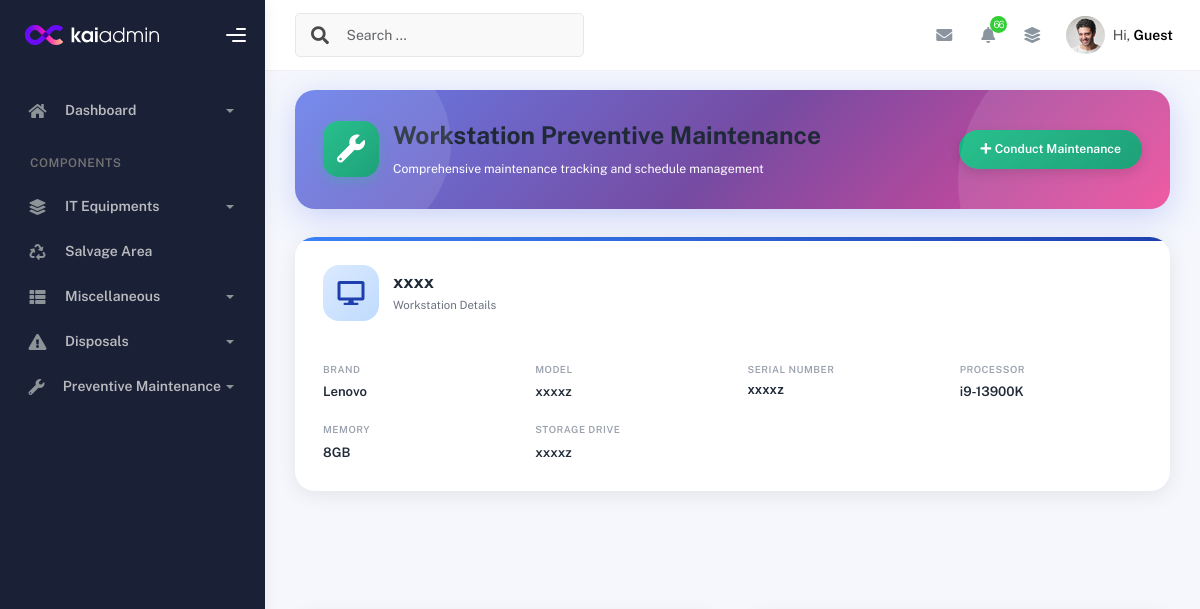
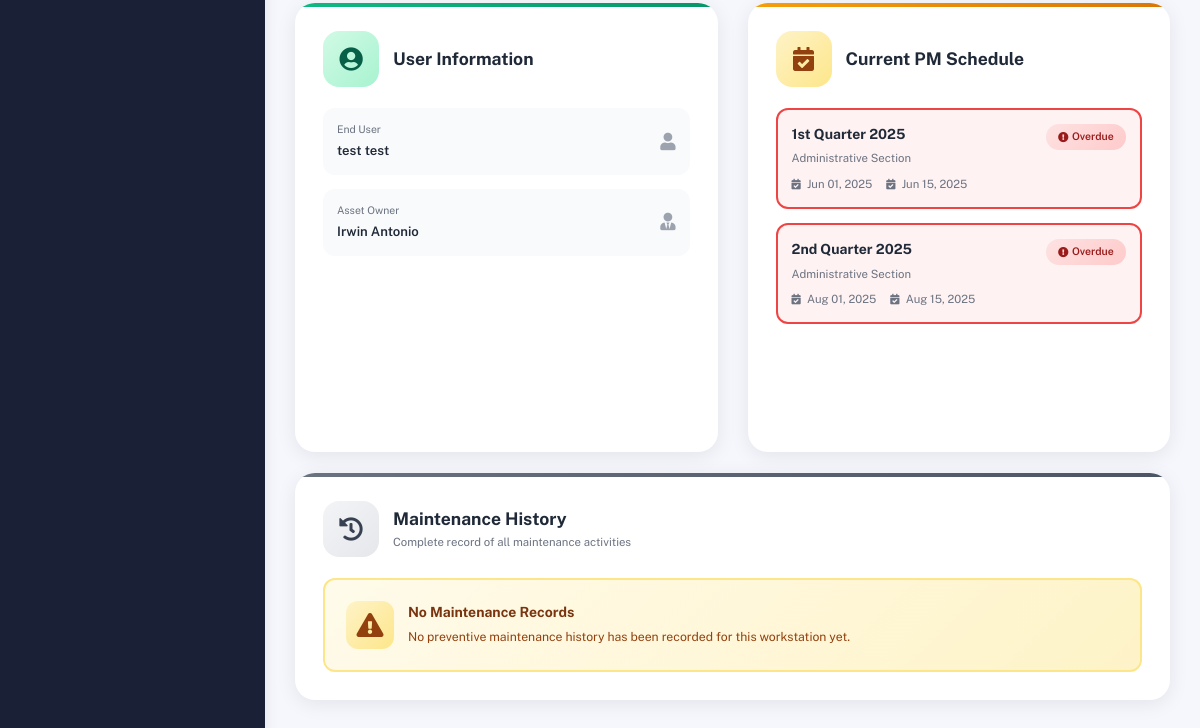
The page /maintenance/history/47/ on the database as committed earlier (2 pictures, top to bottom).
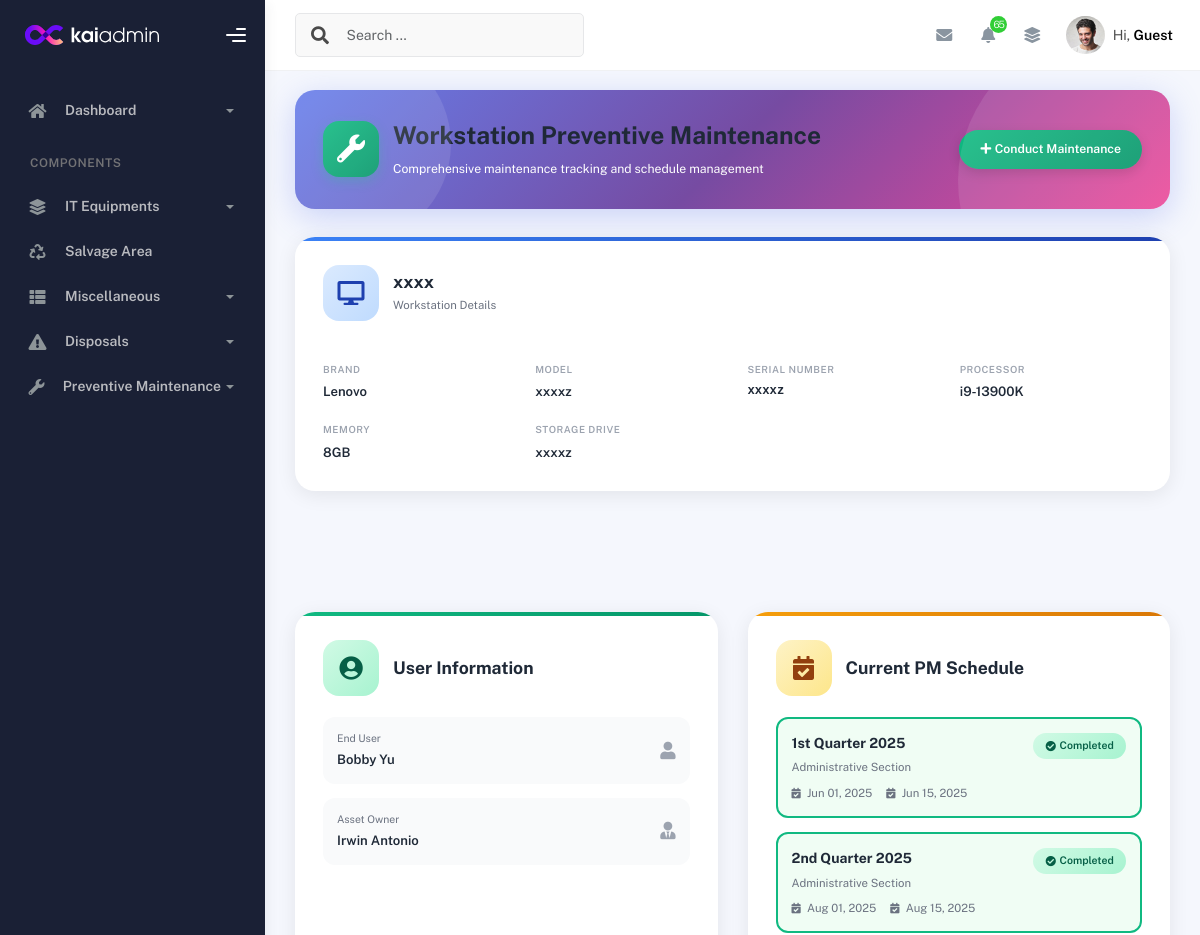
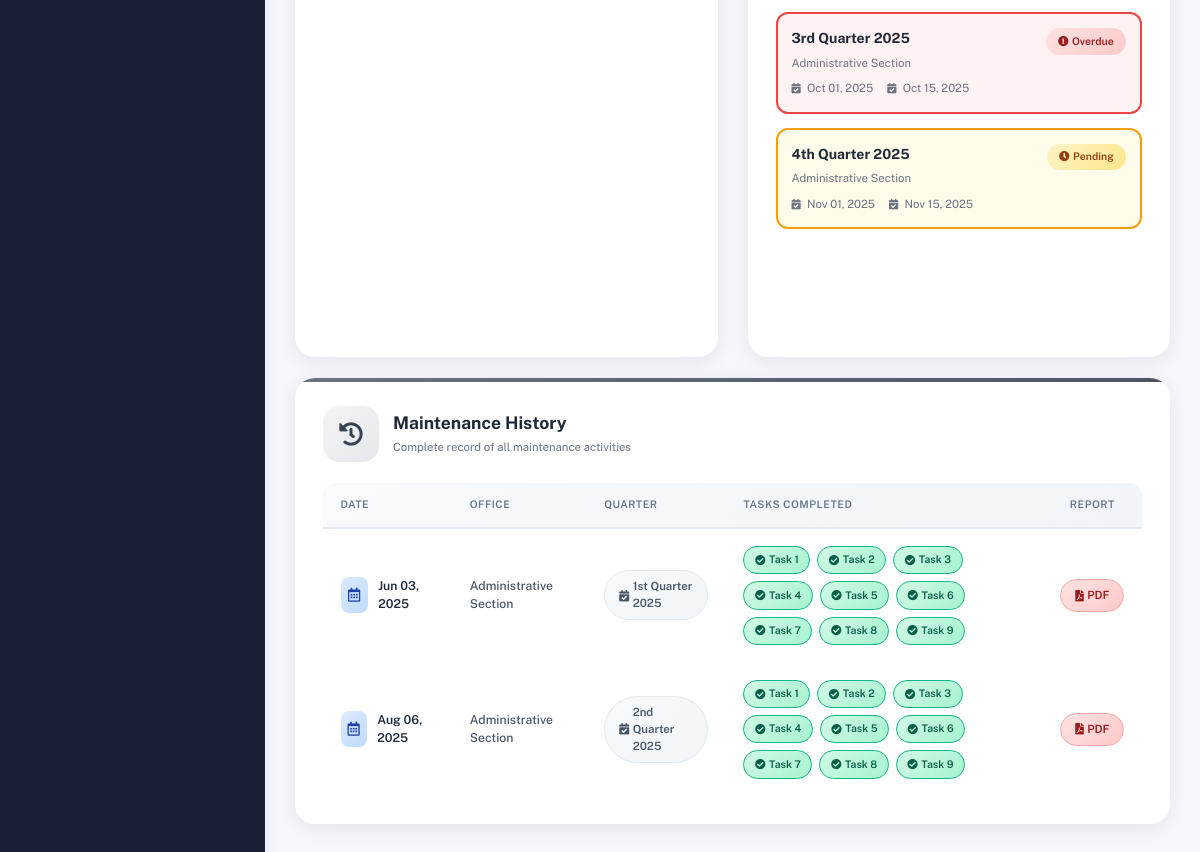
The same page on the database as committed later (2 pictures, top to bottom).
### inventory/models.py (models this page shows, shortened)
class UserDetails(models.Model):
    equipment_package = models.ForeignKey(
        Equipment_Package, on_delete=models.CASCADE,
        null=True, blank=True, related_name='user_details'
    )
    laptop_package = models.ForeignKey(
        'LaptopPackage', on_delete=models.CASCADE,
        null=True, blank=True, related_name='user_details'
    )
    printer_package = models.ForeignKey(
        'PrinterPackage', on_delete=models.CASCADE,
        null=True, blank=True, related_name='user_details'
    )
    user_Enduser = models.ForeignKey(
        'Employee', on_delete=models.SET_NULL,
        null=True, blank=True, related_name='enduser_details'
    )
    user_Assetowner = models.ForeignKey(
        'Employee', on_delete=models.SET_NULL,
        null=True, blank=True, related_name='assetowner_details'
    )
    created_at = models.DateTimeField(auto_now_add=True)

class Employee(models.Model):
    equipment_package = models.ForeignKey(Equipment_Package, on_delete=models.CASCADE, null=True)
    employee_fname = models.CharField(max_length=100, blank=True, null=True)
    employee_mname = models.CharField(max_length=100, blank=True, null=True)
    employee_lname = models.CharField(max_length=100, blank=True, null=True)
    employee_position = models.CharField(max_length=100, blank=True, null=True)
    employee_office_section = models.ForeignKey('OfficeSection', on_delete=models.SET_NULL, null=True, blank=True)
    employee_level = models.CharField(max_length=100, blank=True, null=True)
    employee_status = models.CharField(max_length=100, blank=True, null=True)
    @property
    def full_name(self):
        return f"{self.employee_fname} {self.employee_lname}".strip()

class PMScheduleAssignment(models.Model):
    equipment_package = models.ForeignKey(
        Equipment_Package, on_delete=models.CASCADE,
        related_name='pm_assignments', null=True, blank=True
    )
    laptop_package = models.ForeignKey(
        'LaptopPackage', on_delete=models.CASCADE,
        related_name='pm_assignments', null=True, blank=True
    )
    pm_section_schedule = models.ForeignKey(
        'PMSectionSchedule', on_delete=models.CASCADE,
        related_name='schedule_assignments',
    )
    assigned_date = models.DateField(auto_now_add=True)
    is_completed = models.BooleanField(default=False)
    remarks = models.TextField(blank=True, null=True)

class PMSectionSchedule(models.Model):
    quarter_schedule = models.ForeignKey(QuarterSchedule, on_delete=models.CASCADE, related_name='schedules')
    section = models.ForeignKey(OfficeSection, on_delete=models.CASCADE)
    start_date = models.DateField()
    end_date = models.DateField()
    notes = models.TextField(blank=True, null=True)
    class Meta:
        unique_together = ('quarter_schedule', 'section')

class QuarterSchedule(models.Model):
    QUARTERS = [
        ('Q1', '1st Quarter'),
        ('Q2', '2nd Quarter'),
        ('Q3', '3rd Quarter'),
        ('Q4', '4th Quarter'),
    ]
    year = models.IntegerField()
    quarter = models.CharField(max_length=2, choices=QUARTERS)
    class Meta:
        unique_together = ('year', 'quarter')

class OfficeSection(models.Model):
    name = models.CharField(max_length=255, unique=True)

class PreventiveMaintenance(models.Model):
    equipment_package = models.ForeignKey(
        'Equipment_Package', related_name='maintenances',
        on_delete=models.CASCADE, null=True, blank=True
    )
    laptop_package = models.ForeignKey(
        'LaptopPackage', related_name='maintenances',
        on_delete=models.CASCADE, null=True, blank=True
    )
    pm_schedule_assignment = models.ForeignKey(
        'PMScheduleAssignment', on_delete=models.SET_NULL,
        null=True, blank=True, related_name='maintenances'
    )
    maintenance_date = models.DateField(null=True, blank=True)
    next_schedule = models.DateField(blank=True, null=True)
    performed_by = models.CharField(max_length=255, blank=True, null=True)
    notes = models.TextField(blank=True, null=True)
    is_completed = models.BooleanField(default=True)
    created_at = models.DateTimeField(auto_now_add=True, null=True, blank=True)
    date_accomplished = models.DateField(null=True, blank=True)
    office = models.CharField(max_length=255, blank=True, null=True)
    end_user = models.CharField(max_length=255, blank=True, null=True)
    task_1 = models.BooleanField(default=False)
    note_1 = models.TextField(blank=True, null=True)
    task_2 = models.BooleanField(default=False)
    note_2 = models.TextField(blank=True, null=True)
    task_3 = models.BooleanField(default=False)
    note_3 = models.TextField(blank=True, null=True)
    task_4 = models.BooleanField(default=False)
    note_4 = models.TextField(blank=True, null=True)
    task_5 = models.BooleanField(default=False)
    note_5 = models.TextField(blank=True, null=True)
    task_6 = models.BooleanField(default=False)
    note_6 = models.TextField(blank=True, null=True)
    task_7 = models.BooleanField(default=False)
    note_7 = models.TextField(blank=True, null=True)
    task_8 = models.BooleanField(default=False)
    note_8 = models.TextField(blank=True, null=True)
    task_9 = models.BooleanField(default=False)
    note_9 = models.TextField(blank=True, null=True)

### inventory/views.py (the view)
# urls.py: path('maintenance/history/<int:desktop_id>/', views.maintenance_history_view, name='maintenance_history'),
def maintenance_history_view(request, desktop_id):
    desktop = get_object_or_404(Equipment_Package, pk=desktop_id)
    desktop_details = DesktopDetails.objects.filter(equipment_package=desktop).first()
    user_details = UserDetails.objects.filter(equipment_package=desktop).first()
    maintenance_history = (
        PreventiveMaintenance.objects
        .filter(equipment_package=desktop)
        .select_related('pm_schedule_assignment__pm_section_schedule__quarter_schedule')
        .order_by('date_accomplished')
    )
    latest_pm = maintenance_history.last()
    current_pm_schedule = PMScheduleAssignment.objects.filter(
        equipment_package=desktop
    ).select_related(
        'pm_section_schedule__quarter_schedule',
        'pm_section_schedule__section'
    ).order_by(
        'pm_section_schedule__quarter_schedule__year',
        'pm_section_schedule__quarter_schedule__quarter'
    )
    today = timezone.now().date()
    for schedule in current_pm_schedule:
        end_date = schedule.pm_section_schedule.end_date
        schedule.is_overdue = (not schedule.is_completed) and (end_date < today)
    return render(request, 'maintenance/history.html', {
        'desktop': desktop,
        'desktop_details': desktop_details,
        'user_details': user_details,
        'maintenance_history': maintenance_history,
        'maintenance_records': maintenance_history,
        'pm': latest_pm,
        'current_pm_schedule': current_pm_schedule,  # New table data
    })

### inventory/models.py (called while the page is built)
    def __str__(self):
        return self.name

### inventory/templatetags/custom_filters.py (called while the page is built)
@register.filter
def get_attr(obj, attr_name):
    return getattr(obj, attr_name, None)

### templates/maintenance/history.html (shortened to what the changed rows need)
{% extends 'base.html' %}
{% load custom_filters %}
{% load static %}
{% block content %}
{% now "Y-m-d" as today %}
<div class="container">
  <div class="page-inner py-4">
    <div class="row g-4 mt-2">
      {% if user_details %}
      <div class="col-lg-6">
        <div class="premium-info-card gradient-success h-100">
          <div class="premium-info-header">
            <div class="premium-info-icon-badge success">
              <i class="fa fa-user-circle"></i>
            </div>
            <h5 class="premium-info-title">User Information</h5>
          </div>
          <div class="premium-user-items">
            <div class="premium-user-item">
              <div>
                <span class="premium-user-label">End User</span>
                <span class="premium-user-value">{{ user_details.user_Enduser.full_name|default:"Not Assigned" }}</span>
              </div>
              <i class="fa fa-user"></i>
            </div>
            <div class="premium-user-item">
              <div>
                <span class="premium-user-label">Asset Owner</span>
                <span class="premium-user-value">{{ user_details.user_Assetowner.full_name|default:"Not Assigned" }}</span>
              </div>
              <i class="fa fa-user-tie"></i>
            </div>
          </div>
        </div>
      </div>
      {% endif %}
      {% if current_pm_schedule %}
      <div class="col-lg-6">
        <div class="premium-info-card gradient-warning h-100">
          <div class="premium-schedule-list">
            {% for schedule in current_pm_schedule %}
            <div class="premium-schedule-item {% if schedule.is_completed %}completed{% elif schedule.is_overdue %}overdue{% else %}pending{% endif %}">
              <div class="d-flex justify-content-between align-items-start mb-2">
                <div>
                  <h6 class="premium-schedule-title">{{ schedule.pm_section_schedule.quarter_schedule.get_quarter_display }} {{ schedule.pm_section_schedule.quarter_schedule.year }}</h6>
                  <p class="premium-schedule-section">{{ schedule.pm_section_schedule.section.name }}</p>
                </div>
                {% if schedule.is_completed %}
                  <span class="premium-schedule-badge completed">
                    <i class="fa fa-check-circle me-1"></i>Completed
                  </span>
                {% elif schedule.is_overdue %}
                  <span class="premium-schedule-badge overdue">
                    <i class="fa fa-exclamation-circle me-1"></i>Overdue
                  </span>
                {% else %}
                  <span class="premium-schedule-badge pending">
                    <i class="fa fa-clock me-1"></i>Pending
                  </span>
                {% endif %}
              </div>
              <div class="premium-schedule-dates">
                <span>
                  <i class="fa fa-calendar-check me-1"></i>
                  {{ schedule.pm_section_schedule.start_date|date:"M d, Y" }}
                </span>
                <span>
                  <i class="fa fa fa-calendar-check me-1"></i>
                  {{ schedule.pm_section_schedule.end_date|date:"M d, Y" }}
                </span>
              </div>
            </div>
            {% endfor %}
          </div>
        </div>
      </div>
      {% endif %}
    </div>
    <div class="premium-info-card gradient-secondary mt-4">
      {% if maintenance_records %}
      <div class="table-responsive mt-3">
        <table class="premium-history-table">
          <thead>
            <tr>
              <th>Date</th>
              <th>Office</th>
              <th>Quarter</th>
              <th>Tasks Completed</th>
              <th class="text-center">Report</th>
            </tr>
          </thead>
          <tbody>
            {% for record in maintenance_records %}
            <tr>
              <td>
                <div class="premium-history-date">
                  <div class="premium-history-date-icon">
                    <i class="far fa-calendar-alt"></i>
                  </div>
                  <span>{{ record.date_accomplished|date:"M d, Y" }}</span>
                </div>
              </td>
              <td>
                <span class="premium-history-office">{{ record.office }}</span>
              </td>
              <td>
                {% if record.pm_schedule_assignment and record.pm_schedule_assignment.pm_section_schedule %}
                  <span class="premium-history-quarter">
                    <i class="fa fa-calendar-check me-1"></i>
                    {{ record.pm_schedule_assignment.pm_section_schedule.quarter_schedule.get_quarter_display }}
                    {{ record.pm_schedule_assignment.pm_section_schedule.quarter_schedule.year }}
                  </span>
                {% else %}
                  <span class="text-muted">—</span>
                {% endif %}
              </td>
              <td>
                <div class="premium-task-badges">
                  {% for i in "123456789"|make_list %}
                    {% with task_field="task_"|add:i note_field="note_"|add:i %}
                      {% if record|get_attr:task_field %}
                        <span class="premium-task-badge completed"
                              data-bs-toggle="tooltip"
                              {% with note=record|get_attr:note_field %}
                              {% endwith %}>
                          <i class="fa fa-check-circle me-1"></i>Task {{ i }}
                        </span>
                      {% else %}
                        <span class="premium-task-badge incomplete">
                          <i class="fa fa-times-circle me-1"></i>Task {{ i }}
                        </span>
                      {% endif %}
                    {% endwith %}
                  {% endfor %}
                </div>
              </td>
              <td class="text-center">
                <a href="{% url 'generate_pm_pdf' record.id %}"
                   class="premium-pdf-btn"
                   data-bs-toggle="tooltip"
                   title="Download PDF Report">
                  <i class="fa fa-file-pdf me-1"></i>PDF
                </a>
              </td>
            </tr>
            {% endfor %}
          </tbody>
        </table>
      </div>
      {% else %}
      <div class="premium-alert warning">
        <div class="premium-alert-icon">
          <i class="fa fa-exclamation-triangle"></i>
        </div>
        <div>
          <h6 class="premium-alert-title">No Maintenance Records</h6>
          <p class="premium-alert-text">No preventive maintenance history has been recorded for this workstation yet.</p>
        </div>
      </div>
      {% endif %}
    </div>
  </div>
</div>
{% endblock %}

Rows that differ between the two databases and show on the page:
changed UserDetails "Irwin Antonio": user_Enduser.full_name "test test" → "Bobby Yu"
changed PMScheduleAssignment "1st Quarter": is_completed "Overdue" → "Completed"
changed PMScheduleAssignment "2nd Quarter": is_completed "Overdue" → "Completed"
added PMScheduleAssignment: pm_section_schedule.quarter_schedule.quarter "3rd Quarter", pm_section_schedule.quarter_schedule.year "2025", pm_section_schedule.section.name "Administrative Section", is_completed False (drawn), pm_section_schedule.start_date "Oct 01, 2025", pm_section_schedule.end_date "Oct 15, 2025"
added PMScheduleAssignment: pm_section_schedule.quarter_schedule.quarter "4th Quarter", pm_section_schedule.quarter_schedule.year "2025", pm_section_schedule.section.name "Administrative Section", is_completed False (drawn), pm_section_schedule.start_date "Nov 01, 2025", pm_section_schedule.end_date "Nov 15, 2025"
added PreventiveMaintenance: date_accomplished "Jun 03, 2025", office "Administrative Section", pm_schedule_assignment.pm_section_schedule.quarter_schedule.quarter "1st Quarter", pm_schedule_assignment.pm_section_schedule.quarter_schedule.year "2025", task_1 True (drawn), make_list "1" "2" "3" "4" "5" "6" "7" "8" "9", task_2 True (drawn), task_3 True (drawn), task_4 True (drawn), task_5 True (drawn), task_6 True (drawn), task_7 True (drawn), task_8 True (drawn), task_9 True (drawn)
added PreventiveMaintenance: date_accomplished "Aug 06, 2025", office "Administrative Section", pm_schedule_assignment.pm_section_schedule.quarter_schedule.quarter "2nd Quarter", pm_schedule_assignment.pm_section_schedule.quarter_schedule.year "2025", task_1 True (drawn), make_list "1" "2" "3" "4" "5" "6" "7" "8" "9", task_2 True (drawn), task_3 True (drawn), task_4 True (drawn), task_5 True (drawn), task_6 True (drawn), task_7 True (drawn), task_8 True (drawn), task_9 True (drawn)
Other text that changed with them:
{{ pending_pm_count }}: "66" → "65"
text no longer shown: "No Maintenance Records No preventive maintenance history has been recorded for this workstation yet."
text now shown: "DATE OFFICE QUARTER TASKS COMPLETED REPORT"
